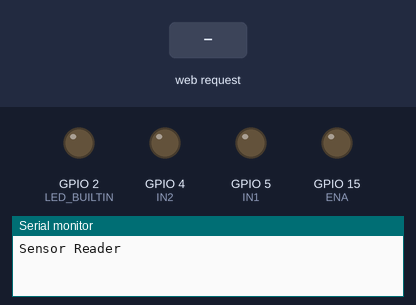
A program run on a simulated ESP32. On the bench: output pins drawn as LEDs (lit = HIGH), the last lines printed to the serial monitor. The test bench sets the inputs (shaded band). WiFi joins after 1.5 s; servers stay silent unless stated.

Above: at 0.9 s.
At 2.4 s:
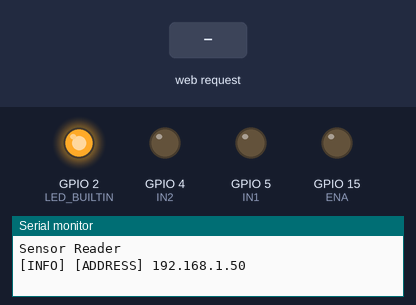
2.5 s: HTTP request GET /sensor?pin=1 received
Timing chart, 0 to 5.5 s (numbered marks = the images above; inputs shaded):
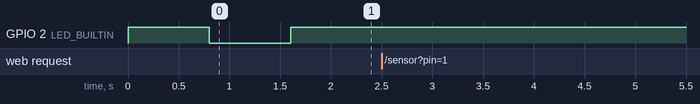

The program:

main.cpp
```cpp
#include <ESPAsyncWebServer.h>
#include <Arduino.h>
#include <WiFi.h>

#define ENA 15
#define IN1 5
#define IN2 4

AsyncWebServer server(80);

const char* ssid = "HUAWEI-0617AJ";
const char* password = "rgdrcVwrBcLf9tuMpF";

bool isActiveEngine = false;
bool isConnected = false;
int mappedSpeed = 0;

void blink(int speed)
{
  digitalWrite(LED_BUILTIN, HIGH);
  delay(speed);
  digitalWrite(LED_BUILTIN, LOW);
  delay(speed);
}

void handleSpeed(int speed)
{
  mappedSpeed = map(speed, 0, 100, 0, 255);
}

float handleSensor(int PIN)
{
  float value = analogRead(PIN);

  return value;
}

void handleEngineHTTP()
{
  server.on("/engine/on", HTTP_POST, [](AsyncWebServerRequest *request)
  {
    Serial.println(F("[ENGINE] [ON]"));
    isActiveEngine = true;
    request->send(200);
  });

  server.on("/engine/off", HTTP_POST, [](AsyncWebServerRequest *request)
  {
    Serial.println(F("[ENGINE] [OFF]"));
    isActiveEngine = false;
    request->send(200);
  });

  server.on("/engine/speed", HTTP_POST, [](AsyncWebServerRequest *request)
  {
    if (request->hasParam("speed", true))
    {
      int speed = request->getParam("speed", true)->value().toInt();
      Serial.print(F("[ENGINE] [SPEED] "));
      Serial.println(speed);
      handleSpeed(speed);
    }

    request->send(200);
  });
}

void handleSensorHTTP()
{
  server.on("/sensor", HTTP_GET, [](AsyncWebServerRequest *request)
  {
    int PIN = request->getParam("pin")->value().toInt();
    Serial.print(F("[SENSOR] [READ] "));
    Serial.println(PIN);

    request->send(200, "text/plain", String(handleSensor(PIN)));
  });
}

void initWiFi()
{
  WiFi.disconnect();
  WiFi.mode(WIFI_STA);
  WiFi.begin(ssid, password);
}

void WiFiEventHandler(WiFiEvent_t event)
{
  switch (event)
  {
    case SYSTEM_EVENT_STA_GOT_IP:
      isConnected = true;
      Serial.print(F("[INFO] [ADDRESS] "));
      Serial.println(WiFi.localIP());
      handleEngineHTTP();
      handleSensorHTTP();
      server.begin();
      break;

    case SYSTEM_EVENT_STA_DISCONNECTED:
      isConnected = false;
      initWiFi();
      break;

    default:
      break;
  }
}

void setup()
{
  Serial.begin(115200);
  WiFi.onEvent(WiFiEventHandler);

  Serial.println(F("Sensor Reader"));
  Serial.println();

  pinMode(ENA, OUTPUT);
  pinMode(IN1, OUTPUT);
  pinMode(IN2, OUTPUT);
  pinMode(LED_BUILTIN, OUTPUT);

  initWiFi();
}

void loop()
{
  if (isConnected)
  {
    digitalWrite(LED_BUILTIN, HIGH);
  }

  else
  {
    blink(800);
  }
}
```
